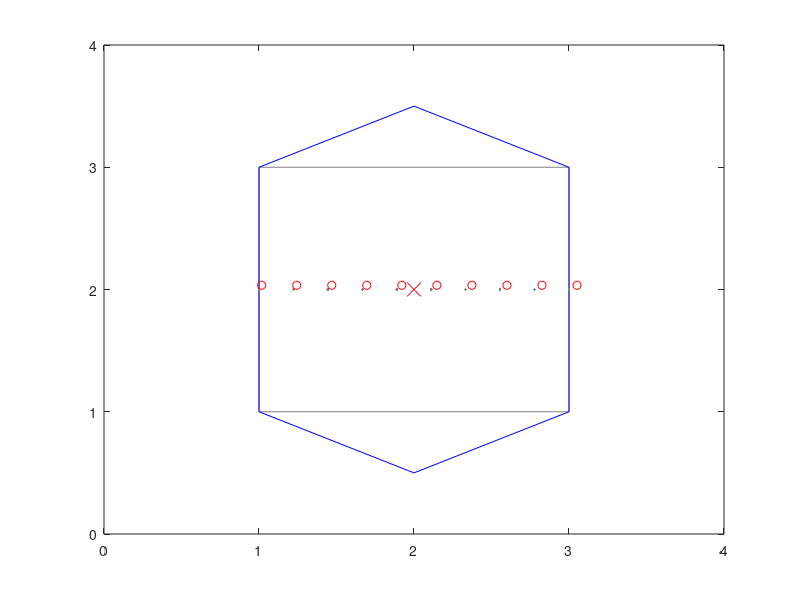

MATLAB code to generate this figure:
function test_vem
    % Undeformed vertices
    V0= [ 
         1 3;
         2 3;
         3 3;
         3 1;
         2 1 
         1 1;
        ];
    
    % Deformed vertices
    V1= [ 
         1 3;
         2 3.5;
         3 3;
         3 1;
         2 0.5 
         1 1;
        ];
    
    % Edges
    E=[ 1 2;
        2 3;
        3 4;
        4 5;
        5 6;
        6 1 ];
    % Plotting surface
    figure(1)
    clf;
    plot([V0(E(:,1),1)'; V0(E(:,2),1)'], [V0(E(:,1),2)'; V0(E(:,2),2)'],'Color',[0.5 0.5 0.5]);
    hold on;
    plot([V1(E(:,1),1)'; V1(E(:,2),1)'], [V1(E(:,1),2)'; V1(E(:,2),2)'],'Color','b');
    hold on;
    
    V=V0;
    
    X_com = mean(V0,1)';    % undeformed center of mass
    x_com = mean(V1,1)';    % deformed center of mass
    
    % All undeformed positions
    n=10;
    Xx=linspace(1,3,n);
    Xy=repelem(2,n);
    
    for i = 1:n
        X=[Xx(i) Xy(i)]';

        q=(X-X_com)';
        M = [1 1; q; q.^2; q.*circshift(q,1)]';
        
        % Stack DOFs into one column
        U=V';
        U=U(:);

        % Computing projection onto polynomial coefficients
        Pu = (U'*U)\U'; % pseudo-inverse for U
        Pm = M'/(M*M'); % pseudo-inverse for M
        P = Pm*X*Pu;

        U1=V1';
        U1=U1(:);
        x = M*P*U1
        
        plot(X(1),X(2),'.','Color',[0.5 0.5 0.5]);
        plot(x(1),x(2),'o','Color','r');
    end

        
    % Plotting surface
    %     plot(V(:,1), V(:,2),'.','MarkerSize',15,'Color','b');
    %     hold on;
    plot(X_com(1), X_com(2),'x','MarkerSize',10,'Color','r');
    xlim([0 4]);
    ylim([0 4]);

end